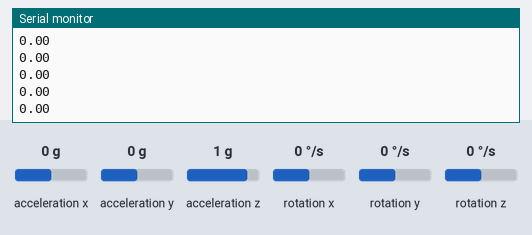
A sketch run on a simulated Arduino Uno, built with avr-gcc and run on an emulated ATmega328P. Parts: the last lines printed to the serial monitor. Wiring (inferred from the names in the program): MPU-6050 motion sensor at I2C address 0x68. The inputs (shaded band) are chosen by the test bench; at power-on: rotation y 0 °/s, rotation z 0 °/s, rotation x 0 °/s, acceleration x 0 g, acceleration y 0 g, acceleration z 1 g.

Above: at 12.2 s.
12.3 s: rotation y set to -192 °/s
At 13.3 s:
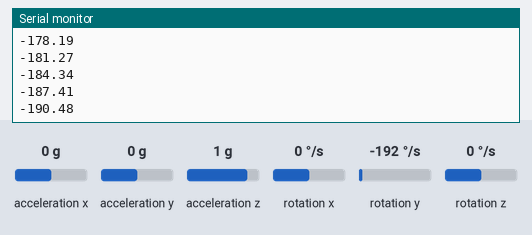
13.8 s: rotation z set to -192 °/s
At 14.7 s:
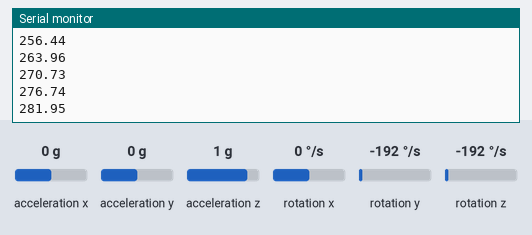
15.3 s: rotation x set to -192 °/s
At 15.9 s:
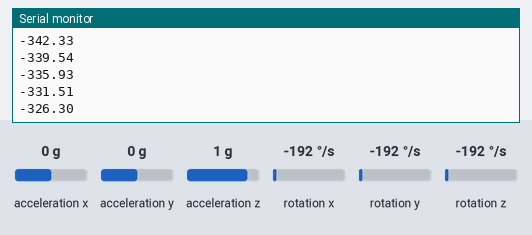
Timing chart, 0 to 18.3 s (numbered marks = the images above; inputs shaded):
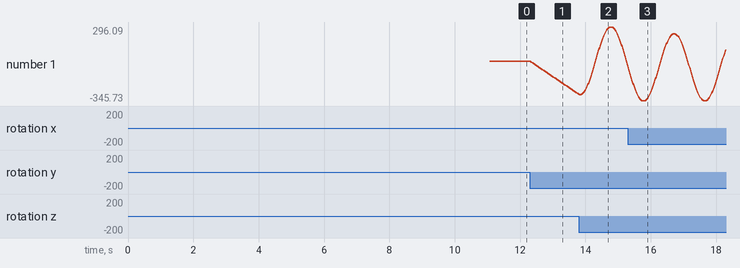

The sketch:

mpu6050_angleMeasurement.ino
```cpp
#include <Wire.h>

long accelX, accelY, accelZ;
float gForceX, gForceY, gForceZ;

long gyroX, gyroY, gyroZ;
float rotX, rotY, rotZ;
float gyroX_cal, gyroY_cal, gyroZ_cal;
float angle_pitch, angle_roll;
float angle_roll_acc, angle_pitch_acc;
float angle_pitch_output, angle_roll_output;

unsigned long previousMillis = 0;
unsigned int count=0;
long loop_timer;
void setup(){
  Serial.begin(9600);
  Wire.begin();
  setupMPU();
  delay(1000);
  Serial.println("caliberating MPU6050");
  for(int i=0; i<2000; i++){
    if(i %125 == 0) Serial.print(".");
    recordGyroRegisters();
    gyroX_cal += gyroX;
    gyroY_cal += gyroY;
    gyroZ_cal += gyroZ;
    delay(3);
  }
  gyroX_cal /= 2000;
  gyroY_cal /= 2000;
  gyroZ_cal /= 2000;
  Serial.print("gyroX_cal: ");
  Serial.print(gyroX_cal);
  Serial.print("  gyroY_cal: ");
  Serial.print(gyroY_cal);
  Serial.print("  gyroZ_cal: ");
  Serial.print(gyroZ_cal);
  delay(2000);
  loop_timer = micros();
}

void loop(){
  count= count+1;
  recordAccelRegisters();
  recordGyroRegisters();

  gyroX -= gyroX_cal;
  gyroY -= gyroY_cal;
  gyroZ -= gyroZ_cal;
  //printData();
  angle_pitch += gyroX * 0.0002443;
  angle_roll += gyroY * 0.0002443;

   //0.000001066 = 0.0000611 * (3.142(PI) / 180degr) The Arduino sin function is in radians
  angle_pitch += angle_roll * sin(gyroZ * 0.000004261);               //If the IMU has yawed transfer the roll angle to the pitch angel
  angle_roll -= angle_pitch * sin(gyroZ * 0.000004261);               //If the IMU has yawed transfer the pitch angle to the roll angel

  // Serial.print("X: ");
  //Serial.println(angle_pitch);
  //Serial.print("  ");
  Serial.println(angle_roll);
 /* if(millis() - previousMillis  > 1000){
    Serial.print("count: ");
    Serial.println(count);
    count =0;
    previousMillis = millis();
   }*/
   //delay(2);

   while(micros() - loop_timer < 16000);
    loop_timer = micros();

  //Serial.print("mil");
  //Serial.println(micros()-loop_timer);
  //loop_timer = micros();
  }

void setupMPU(){
  Wire.beginTransmission(0b1101000);
  Wire.write(0x6B);
  Wire.write(0b00000000);
  Wire.endTransmission();
  Wire.beginTransmission(0b1101000);
  Wire.write(0x1B);
  Wire.write(0x08);
  Wire.endTransmission();
  Wire.beginTransmission(0b1101000);
  Wire.write(0x1C);
  Wire.write(0x10);
  Wire.endTransmission();
}

void recordAccelRegisters(){
  Wire.beginTransmission(0b1101000);
  Wire.write(0x3B);
  Wire.endTransmission();
  Wire.requestFrom(0b1101000,6);
  while(Wire.available() < 6);
  accelX = Wire.read() << 8 | Wire.read();
  accelY = Wire.read() << 8 | Wire.read();
  accelZ = Wire.read() << 8 | Wire.read();
  //processAccelData();
}

void processAccelData(){
  gForceX = accelX / 16384.0;
  gForceY = accelY / 16384.0;
  gForceZ = accelZ / 16384.0;
}

void recordGyroRegisters(){
  Wire.beginTransmission(0b1101000);
  Wire.write(0x43);
  Wire.endTransmission();
  Wire.requestFrom(0b1101000,6);
  gyroX = Wire.read() << 8 | Wire.read();
  gyroY = Wire.read() << 8 | Wire.read();
  gyroZ = Wire.read() << 8 | Wire.read();
  //processGyroData();
}

void processGyroData(){
  rotX = gyroX / 131.0;
  rotY = gyroY / 131.0;
  rotZ = gyroZ / 131.0;
}

void printData(){
  Serial.print("Gyro:  ");
  Serial.print("X: ");
  Serial.print(gyroX);
  Serial.print(" Y: ");
  Serial.print(gyroY);
  Serial.print(" Z: ");
  Serial.println(gyroZ);
  /*
  Serial.print(" Accel(g):  ");
  Serial.print("X: ");
  Serial.print(gForceX);
  Serial.print(" Y: ");
  Serial.print(gForceY);
  Serial.print(" Z: ");
  Serial.println(gForceZ);*/
}
```

Measured:
- after the input at 12.3 s, the serial monitor: prints a new line at once (image 1)
- plotted number 1: 0 → -285.73 after the input at 12.3 s
